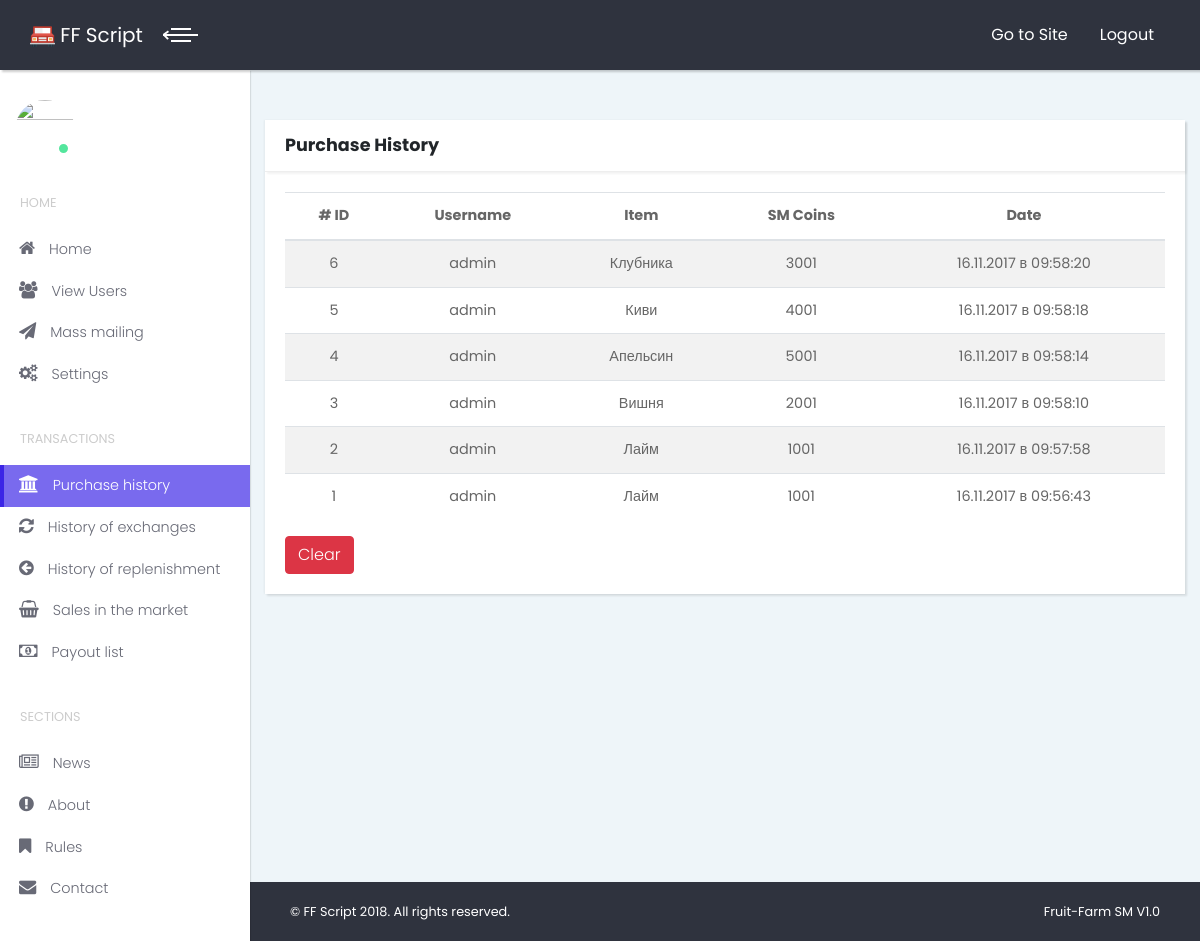
The app's page /admin/story_buy (signed in) with its own data.
### tables this page shows
CREATE TABLE IF NOT EXISTS `db_stats_btree` (
  `id` int(11) NOT NULL AUTO_INCREMENT,
  `user_id` int(11) NOT NULL DEFAULT '0',
  `user` varchar(10) NOT NULL,
  `tree_name` varchar(10) NOT NULL,
  `amount` double NOT NULL DEFAULT '0',
  `date_add` int(11) NOT NULL DEFAULT '0',
  `date_del` int(11) NOT NULL DEFAULT '0',
  PRIMARY KEY (`id`)
);

### classes/_class.db.php (called while the page is built, shortened)
<?PHP
class Db
{
    private $con = false;
    private $MaxExTime = 0;
    private $LastQuery = false;
    public function query($query, $FreeMemory = false, $write_last = true)
    {
        $TimeA = $this->get_time();
        $xxt_res = mysqli_query($this->con, $query) or $this->GetError(mysqli_error($this->con));
        if($write_last) { $this->LastQuery = $xxt_res;
        }
        $TimeB = $this->get_time() - $TimeA;
        if($TimeB > $this->MaxExTime) {$this->HardQuery = $query; $this->MaxExTime = $TimeB;
        }
        if(!$FreeMemory) {
            return $this->LastQuery;
        }else { return $this->FreeMemory();
        }
    }
    private function Connect($host, $user, $pass, $base)
    {
        $this->con =  @mysqli_connect($host, $user, $pass, $base) or $this->GetError(mysqli_connect_error());
    }
    private function get_time()
    {
        list($seconds, $microSeconds) = explode(' ', microtime());
        return ((float) $seconds + (float) $microSeconds);
    }
    function NumRows()
    {
        return mysqli_num_rows($this->LastQuery);
    }
    function FetchArray()
    {
        return mysqli_fetch_array($this->LastQuery);
    }
}
?>

### admin/pages/_story_buy.php (the view, shortened to what this page needs)
<section class="no-padding-bottom">
    <div class="col-lg-12">
        <div class="card">
            <div class="card-header clearfix">
                <h4><?php echo $lang['story_buy']['title']; ?></h4>
            </div>
            <div class="card-body">
                <?PHP
                $db->Query("SELECT * FROM db_stats_btree ORDER BY id DESC");
                if($db->NumRows() > 0){
                ?>
                    <table class="table table-striped">
                        <thead class="text-center">
                            <th># ID</th>
                            <th><?php echo $lang['common']['username']; ?></th>
                            <th><?php echo $lang['common']['itemName']; ?></th>
                            <th><?php echo $config->settings['coins']; ?></th>
                            <th><?php echo $lang['common']['date']; ?></th>
                        </thead>
                <?PHP
                    while($data = $db->FetchArray()){
                    ?>
                    <tr class="text-center">
                        <td><?=$data["id"]; ?></td>
                        <td><?=$data["user"]; ?></td>
                        <td><?=$data["tree_name"]; ?></td>
                        <td><?=$data["amount"]; ?></td>
                        <td><?=date("d.m.Y в H:i:s",$data["date_add"]); ?></td>
                    </tr>
                    <?PHP
                    }
                ?>
                </table>
                    <form action="" method="post" onSubmit="return confirm('<?php echo $lang['common']['confirmdelete'];?>')">
                        <button type="submit" name="clean" class="btn btn-danger" /><?php echo $lang['btn']['clear']; ?></button>
                    </form>
                    <?PHP
                }else echo "<div class='alert alert-danger'>{$lang['error_messages']['noresults']}</div>";
                ?>
            </div>
        </div>
    </div>
</section>

### admin/inc/_header.php (shortened to what this page needs)
<!DOCTYPE html>
<html>
<head>
    <link rel="stylesheet" href="<?php $func->url('vendor/bootstrap/css/bootstrap.min.css');?>">
    <link rel="stylesheet" href="<?php $func->url('vendor/font-awesome/css/font-awesome.min.css');?>">
    <link rel="stylesheet" href="<?php $func->url('css/fontastic.css');?>">
    <link rel="stylesheet" href="<?php $func->url('css/style.default.css');?>" id="theme-stylesheet">
    <link rel="stylesheet" href="<?php $func->url('css/custom.css');?>">
    <link rel="shortcut icon" href="<?php $func->url('img/favicon.ico');?>">
</head>
<body>
<div class="page home-page">
    <header class="header">
        <nav class="navbar">
            <div class="container-fluid">
                <div class="navbar-holder d-flex align-items-center justify-content-between">
                    <div class="navbar-header">
                        <a href="/" class="navbar-brand">
                            <div class="brand-text brand-big hidden-lg-down"><img src="<?php $func->url('img/favicon.png');?>" width="25" height="25"> <span><?php echo $config->settings['sitename'];?></span></div>
                            <div class="brand-text brand-small"><img src="<?php $func->url('img/favicon.png');?>" width="25" height="25"></div></a>
                        <a id="toggle-btn" href="#" class="menu-btn active"><span></span><span></span><span></span></a>
                    </div>
                    <?php include('_menu_top.php');?>
                </div>
            </div>
        </nav>
    </header>
    <div class="page-content d-flex align-items-stretch">
        <?php include('_menu_left.php');?>
        <div class="content-inner">

### classes/_class.func.php (shortened to what this page needs)
<?PHP
class Func
{
    public function activeMenu($page,$subpage=null,$class='active')
    {
        if($page){
            $url = $_GET['menu'];
            if($_GET['sel']){ $sub = $_GET['sel']; } else{ $sub = null;}
            if($subpage){
                if($url == $page && $sub == $subpage){
                    echo 'class="'.$class.'"';
                }
            }else{
                if($url == $page && $sub == null){
                    echo 'class="'.$class.'"';
                }
            }
        }
    }
    public function url($target=null){
        if($_SERVER['HTTPS'] == "on"){ $protocol = 'https://';} else { $protocol = 'http://';}
        $base = $protocol.$_SERVER['HTTP_HOST'];
        if($target){
            echo $base.'/'.$target;
        }else{
            echo $base;
        }
    }
    public function urlAdmin($target=null){
        if($_SERVER['HTTPS'] == "on"){ $protocol = 'https://';} else { $protocol = 'http://';}
        $base = $protocol.$_SERVER['HTTP_HOST'].'/admin';
        if($target){
            echo $base.'/'.$target;
        }else{
            echo $base;
        }
    }
}
?>

### admin/inc/_menu_top.php
<ul class="nav-menu list-unstyled d-flex flex-md-row align-items-md-center">
    <li class="nav-item"><a href="<?php $func->url();?>" class="nav-link"><?php echo $lang['menu_top']['site'];?></a></li>
    <li class="nav-item"><a href="<?php $func->url('admin/exit');?>" class="nav-link"><?php echo $lang['menu_top']['exit'];?></a></li>
</ul>

### admin/inc/_menu_left.php (shortened to what this page needs)
<nav class="side-navbar">
    <div class="sidebar-header d-flex align-items-center">
        <div class="client">
            <div class="client-avatar">
                <img class="img-fluid rounded-circle" src="/img/noavatar.png" width="60" height="60">
                <div title="Online" class="status bg-green"></div>
            </div>
        </div>
    </div>
    <span class="heading"><?php echo $lang['menu_left']['_home'];?></span>
    <ul class="list-unstyled">
        <li class="<?php echo (!$_GET['menu'])?'active':''; ?>"><a href="<?php $func->urlAdmin('');?>"><i class="fa fa-home"></i> Home</a></li>
        <li <?php $func->activeMenu('users');?>><a href="<?php $func->urlAdmin('users');?>"><i class="fa fa-users"></i> View Users</a></li>
        <li <?php $func->activeMenu('sender');?>><a href="<?php $func->urlAdmin('sender');?>"><i class="fa fa-send"></i> Mass mailing</a></li>
        <li <?php $func->activeMenu('config');?>><a href="<?php $func->urlAdmin('config');?>"><i class="fa fa-cogs"></i> Settings</a></li>
    </ul>
    <span class="heading"><?php echo $lang['menu_left']['_transactions'];?></span>
    <ul class="list-unstyled">
        <li <?php $func->activeMenu('story_buy');?>><a href="<?php $func->urlAdmin('story_buy');?>"><i class="fa fa-bank"></i> Purchase history</a></li>
        <li <?php $func->activeMenu('story_swap');?>><a href="<?php $func->urlAdmin('story_swap');?>"><i class="fa fa-refresh"></i> History of exchanges</a></li>
        <li <?php $func->activeMenu('story_insert');?>><a href="<?php $func->urlAdmin('story_insert');?>"><i class="fa fa-arrow-circle-left"></i> History of replenishment</a></li>
        <li <?php $func->activeMenu('story_sell');?>><a href="<?php $func->urlAdmin('story_sell');?>"><i class="fa fa-shopping-basket"></i> Sales in the market</a></li>
        <li <?php $func->activeMenu('payments');?>><a href="<?php $func->urlAdmin('payments');?>"><i class="fa fa-money"></i> Payout list</a></li>
    </ul>
    <span class="heading"><?php echo $lang['menu_left']['_sections'];?></span>
    <ul class="list-unstyled">
        <li <?php $func->activeMenu('news');?>><a href="<?php $func->urlAdmin('news');?>"><i class="fa fa-newspaper-o"></i> News</a></li>
        <li <?php $func->activeMenu('about');?>><a href="<?php $func->urlAdmin('about');?>"><i class="fa fa-exclamation-circle"></i> About</a></li>
        <li <?php $func->activeMenu('rules');?>><a href="<?php $func->urlAdmin('rules');?>"><i class="fa fa-bookmark"></i> Rules</a></li>
        <li <?php $func->activeMenu('contacts');?>><a href="<?php $func->urlAdmin('contacts');?>"><i class="fa fa-envelope"></i> Contact</a></li>
    </ul>
</nav>

### admin/index.php (shortened to what this page needs)
<?PHP
$config = new Config;
$func = new Func;
$db = new Db($config->HostDB, $config->UserDB, $config->PassDB, $config->BaseDB);
$db->Query("SELECT * FROM db_config WHERE id = '1'");
@include("inc/_header.php");
if(isset($_GET["menu"])){
    $smenu = strval($_GET["menu"]);
    switch($smenu){
        case "story_buy": include("pages/_story_buy.php"); break;
    }
}else {
    include("pages/_index.php");
}
@include("inc/_footer.php");
?>

### admin/inc/_footer.php (shortened to what this page needs)
<footer class="main-footer">
    <div class="container-fluid">
        <div class="row">
            <div class="col-sm-6">
                <p>&copy; <?php echo $config->settings['sitename']; ?> <?php echo date('Y');?>. <?php echo $lang['common']['copyright'];?></p>
            </div>
            <div class="col-sm-6 text-right">
                <p><a href="https://github.com/rubensrocha/fruit-farm" target="_blank" class="external"><?php echo $config->scriptName; ?></a></p>
            </div>
        </div>
    </div>
</footer>
</div>
</div>
</div>
</body>
</html>

### records on screen
db_stats_btree: id "6", user "admin", tree_name "Клубника", amount "3001", date_add "16.11.2017 в 09:58:20"
db_stats_btree: id "5", user "admin", tree_name "Киви", amount "4001", date_add "16.11.2017 в 09:58:18"
db_stats_btree: id "4", user "admin", tree_name "Апельсин", amount "5001", date_add "16.11.2017 в 09:58:14"
db_stats_btree: id "3", user "admin", tree_name "Вишня", amount "2001", date_add "16.11.2017 в 09:58:10"
db_stats_btree: id "2", user "admin", tree_name "Лайм", amount "1001", date_add "16.11.2017 в 09:57:58"
db_stats_btree: id "1", user "admin", tree_name "Лайм", amount "1001", date_add "16.11.2017 в 09:56:43"

### other values on screen
$config->settings['sitename'] "FF Script"
$lang['menu_top']['site'] "Go to Site"
$lang['menu_top']['exit'] "Logout"
$lang['menu_left']['_home'] "HOME"
$lang['menu_left']['_transactions'] "TRANSACTIONS"
$lang['menu_left']['_sections'] "SECTIONS"
$lang['story_buy']['title'] "Purchase History"
$lang['common']['username'] "Username"
$lang['common']['itemName'] "Item"
$config->settings['coins'] "SM Coins"
$lang['common']['date'] "Date"
$lang['btn']['clear'] "Clear"
$lang['common']['copyright'] "All rights reserved."
$config->scriptName "Fruit-Farm SM V1.0"
